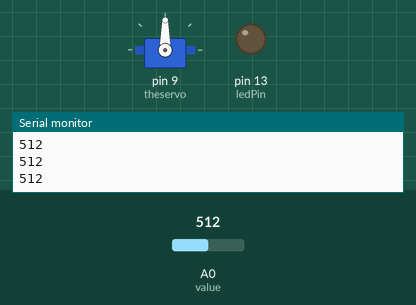
Recording of a sketch running on a simulated Arduino Uno, built with avr-gcc and run on an emulated ATmega328P. On the bench: servo, output pins drawn as LEDs (lit = HIGH), the last lines printed to the serial monitor. The inputs (shaded band) are chosen by the test bench; at power-on: A0 (value) = 512.

Above: at 1.2 s.
1.3 s: A0 (value) set to 582
2.8 s: A0 (value) set to 617
At 3.9 s:
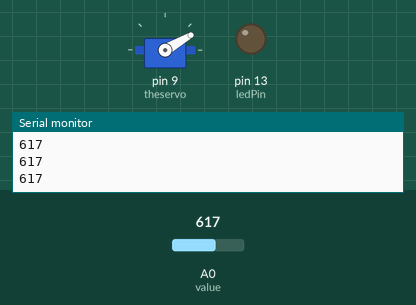
Timing chart, 0 to 10.6 s (numbered marks = the images above; inputs shaded):
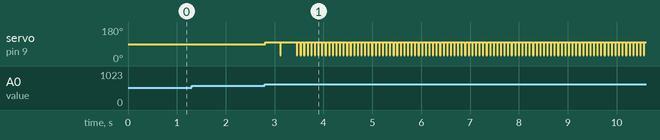

Measured:
- the behaviour switches between 600 and 601 on A0 (value) (found by bisection; images 0 and 1)
- after the input at 2.8 s, servo on pin 9 (theservo): goes 100° 0.30 s, 30° 0.01 s, 100° 0.33 s, 97 × (30° 0.01 s, 100° 0.06 s), 30° 0.01 s, then 100°, starting at once

The sketch:

PartyAnimalServoSensor.ino
```cpp
//this is a program that controls the servo motor, and thereby the
//arm/leg movement of the character on the "party animal" card

#include <Servo.h>
Servo theservo;

int value = 0;
int ledPin = 13;
int sensorval = 0;

void setup(){
  theservo.attach(9);  // attaches the servo on pin 9 to the servo object
  pinMode(ledPin,OUTPUT);
  Serial.begin(9600);

}

void loop(){

sensorval = analogRead(value);

if (sensorval < 100){
sensorval = 100;//insuring that the minimum value doesn't go below 100
}
if (sensorval > 1000){
sensorval = 1000;//insuring that the maximum value doesn't go over 1000
}

Serial.println(sensorval);//makes party animal dance when the card is open, and stop when it's closed
if(sensorval>700){
theservo.write(100);
delay(10);
theservo.write(20);
delay(10);
}

if(sensorval>600 && sensorval<650){//makes party animal wiggle with excitement when the card is almost open
 theservo.write(100);
delay(12);
theservo.write(30);
delay(12);
}

}
```
